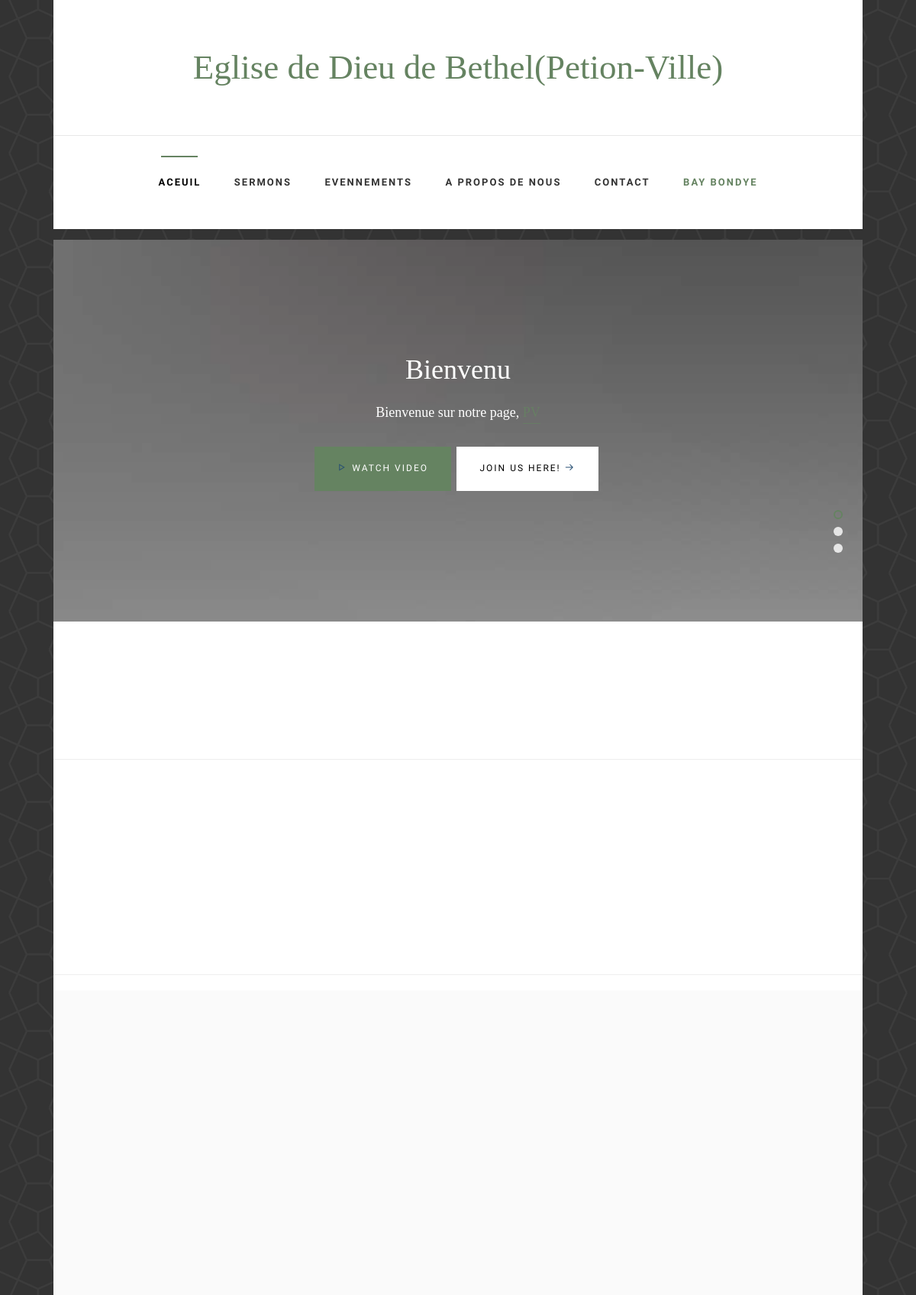
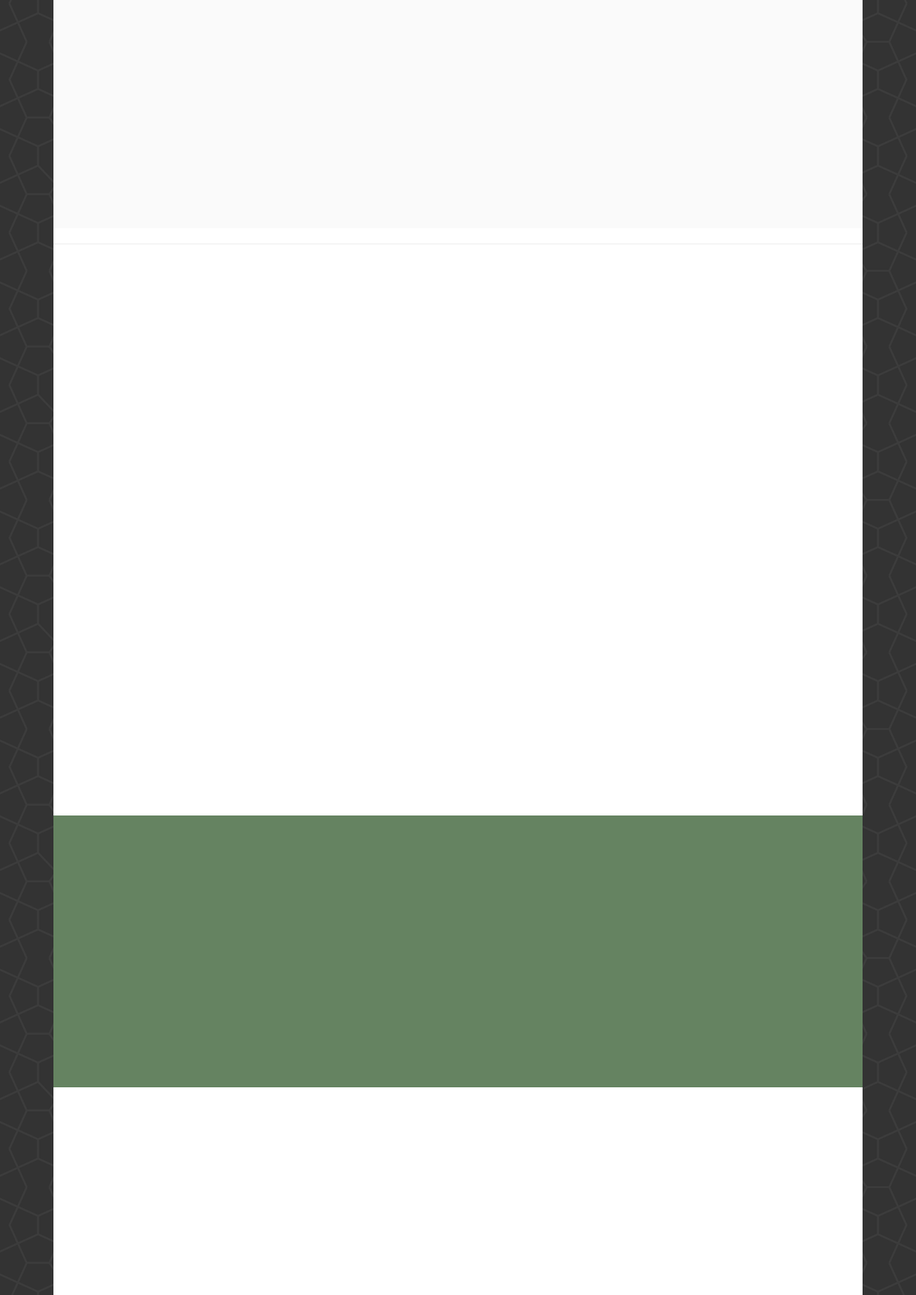
/home/ (upper part), run on the app's committed database (2 pictures, top to bottom).
### home/models.py (models this page shows, shortened)
class hero(models.Model):
    name=models.CharField(max_length= 40,unique=True)
    vid1=models.ForeignKey(heroSingle,on_delete=models.CASCADE,related_name='vid1')
    vid2=models.ForeignKey(heroSingle,on_delete=models.CASCADE,related_name='vid2')
    vid3=models.ForeignKey(heroSingle,on_delete=models.CASCADE,related_name='vid3')
    show= models.BooleanField(default= True)

class heroSingle(models.Model):
    name= models.CharField(max_length=39,unique=True)
    heading= models.TextField()
    submenu1= models.TextField()
    submenu2= models.CharField(max_length=50)
    backgroud=models.ForeignKey(Img,on_delete=models.SET_NULL,null=True)
    video=models.FileField(null=True)

class Img(models.Model):
    description=models.TextField(null=True)
    img=models.ImageField()

### home/views.py (the view)
# urls.py: 2. Add a URL to urlpatterns:  path('', views.home, name='home')
def home (request):
    try:
        live=models.live.objects.all().filter(show=True)
    except:
        live={}
    hero=models.hero.objects.get(show=True)
    firstSection=models.firstSection.objects.get(show=True)
    statSection=models.statSection.objects.get(show=True)
    serviceSingle=models.serviceSingle.objects.all().filter(show=True)
    Service=models.Service.objects.get(show=True)
    Sermons_main_section=models.Sermons_main_section.objects.get(show=True)
    verset_main_page=models.verset_main_page.objects.get(show=True)
    evenement_main_page=models.evenement_main_page.objects.get(show=True)
    secteur_main=models.secteur_main.objects.get(show=True)
    secteur=models.secteur.objects.all().filter(show=True)
    e1=utils.ev(1)
    e2=utils.ev(2)
    e3=utils.ev(3)
    context={'hero':hero, 'firstSection':firstSection, 'statSection':statSection,
    'serviceSingle':serviceSingle,
    'Service':Service,
        'Sermons_main_section':Sermons_main_section,
        'verset_main_page':verset_main_page,
        'evenement_main_page':evenement_main_page,
        'secteur_main':secteur_main,
        'secteur':secteur,
        'active':1,
        'live':live,
        'e1':e1,
        'e2':e2,
        'e3':e3,}
    return render(request,'home/index.html',context)

### home/utils.py (called while the page is built)
def ev(n):
    evenement=models.evenement.objects.filter(show=True).order_by('startdate')
    e=evenement[::-1]
    n=n-1
    try:
        return e[n]
    except:
        return False

### home/templates/home/index.html (shortened to what this page needs)
{% extends 'home/base.html' %}
{% load static %}
{% block home_active %} class="active" {% endblock %}
{% block body %}
<div class="container-wrap">
    <aside id="fh5co-hero">
        <div class="flexslider">
            <ul class="slides">
               <li style="background-image: url('{{hero.vid1.backgroud.img.url}}');">
                   <div class="overlay"></div>
                   <div class="container-fluid">
                       <div class="row">
                           <div class="col-md-6 col-md-offset-3 text-center">
                               <div class="slider-text">
                                   <div class="slider-text-inner">
                                       <h1>{{hero.vid1.heading}}</h1>
                                        <h2>{{hero.vid1.submenu1}}, <a href="#" target="_blank">{{hero.vid1.submenu2}}</a></h2>
                                        <p><a class="btn btn-primary btn-demo popup-vimeo" href="https://youtube.com"> <i class="icon-play4"></i> Watch Video</a> <a class="btn btn-primary btn-learn">Join us here! <i class="icon-arrow-right3"></i></a></p>
                                   </div>
                               </div>
                           </div>
                       </div>
                   </div>
               </li>
              </ul>
          </div>
    </aside>
    <div id="fh5co-intro">
    </div>
    <hr>
    <div id="fh5co-counter" class="fh5co-counters">
        <div class="row">
        </div>
    </div>
    <hr>
    <div id="fh5co-services" class="fh5co-light-grey">
        <div class="row">
        </div>
    </div>
    <hr>
    <div id="fh5co-sermon">
        <div class="row">
        </div>
    </div>
    <div id="fh5co-bible-verse">
        <div class="row">
            <div class="col-md-10 col-md-offset-1">
            </div>
        </div>
    </div>
    <div id="fh5co-events">
    </div>
</div>
{% endblock %}

### static/home/css/style.css (style rules this page uses)
body { font-family: "Source Sans Pro", sans-serif; font-weight: normal; font-size: 14px; line-height: 1.7; color: gray; background: url(body-bg.png) repeat fixed; }
a { color: #658361; -webkit-transition: 0.5s; -o-transition: 0.5s; transition: 0.5s; }
p { margin-bottom: 20px; }
h1, h2, h3, h4, h5, h6, figure { color: #000; font-family: "Libre Baskerville", serif; font-weight: 400; margin: 0 0 20px 0; font-weight: normal; }
.container-wrap { max-width: 1060px; margin: 0 auto; margin-bottom: 1em; background: #fff; }
#fh5co-counter, .fh5co-bg { background-size: cover; background-position: top center; background-repeat: no-repeat; position: relative; }
#fh5co-hero { height: 500px; background: #fff url(../images/loader.gif) no-repeat center center; width: 100%; float: left; }
#fh5co-hero .btn { font-size: 24px; }
#fh5co-hero .btn.btn-primary { padding: 14px 30px !important; }
#fh5co-hero .flexslider { border: none; z-index: 1; margin-bottom: 0; }
#fh5co-hero .flexslider .slides { position: relative; overflow: hidden; }
#fh5co-hero .flexslider .slides .overlay { position: absolute; top: 0; bottom: 0; left: 0; right: 0; content: ''; background: rgba(0, 0, 0, 0.3); }
#fh5co-hero .flexslider .slides li { background-repeat: no-repeat; background-size: cover; background-position: bottom center; height: 500px; position: relative; }
#fh5co-hero .flexslider .slider-text { display: table; opacity: 0; height: 500px; z-index: 9; width: 100%; }
#fh5co-hero .flexslider .slider-text > .slider-text-inner { display: table-cell; vertical-align: middle; padding: 2em; }
#fh5co-hero .flexslider .slider-text > .slider-text-inner h1, #fh5co-hero .flexslider .slider-text > .slider-text-inner h2 { margin: 0; padding: 0; color: white; font-family: "Libre Baskerville", serif; }
#fh5co-hero .flexslider .slider-text > .slider-text-inner h1 { margin-bottom: 20px; font-size: 36px; line-height: 1.3; font-weight: 300; }
#fh5co-hero .flexslider .slider-text > .slider-text-inner h2 { font-size: 18px; line-height: 1.5; margin-bottom: 30px; }
#fh5co-hero .flexslider .slider-text > .slider-text-inner h2 a { color: rgba(101, 131, 97, 0.8); border-bottom: 1px solid rgba(101, 131, 97, 0.7); }
#fh5co-hero .flexslider .slider-text > .slider-text-inner .btn { font-size: 12px; text-transform: uppercase; letter-spacing: 2px; color: #fff; padding: 20px 30px !important; border: none; }
#fh5co-hero .flexslider .slider-text > .slider-text-inner .btn.btn-learn { background: #fff; color: #000; }
.fh5co-light-grey { background: #fafafa; }
#fh5co-about, #fh5co-services, #fh5co-contact, #fh5co-sermon, #fh5co-bible-verse, #fh5co-news, #fh5co-events, #fh5co-counter, #fh5co-footer { padding: 5em 3em; clear: both; }
#fh5co-intro { padding: 3em 3em; clear: both; }
#fh5co-bible-verse { background: #658361; position: relative; }
.fh5co-counters { padding: 3em 0; background-size: cover; background-attachment: fixed; background-position: center center; }
.btn { margin-right: 4px; margin-bottom: 4px; font-family: "Source Sans Pro", sans-serif; font-size: 16px; font-weight: 400; -webkit-border-radius: 0px; -moz-border-radius: 0px; -ms-border-radius: 0px; border-radius: 0px; -webkit-transition: 0.5s; -o-transition: 0.5s; transition: 0.5s; padding: 8px 20px; }
.btn-primary { background: #658361; color: #fff; border: 2px solid #658361; }

### data on the page
hero: vid1.backgroud.img (picture), vid1.heading "Bienvenu", vid1.submenu1 "Bienvenue sur notre page"
